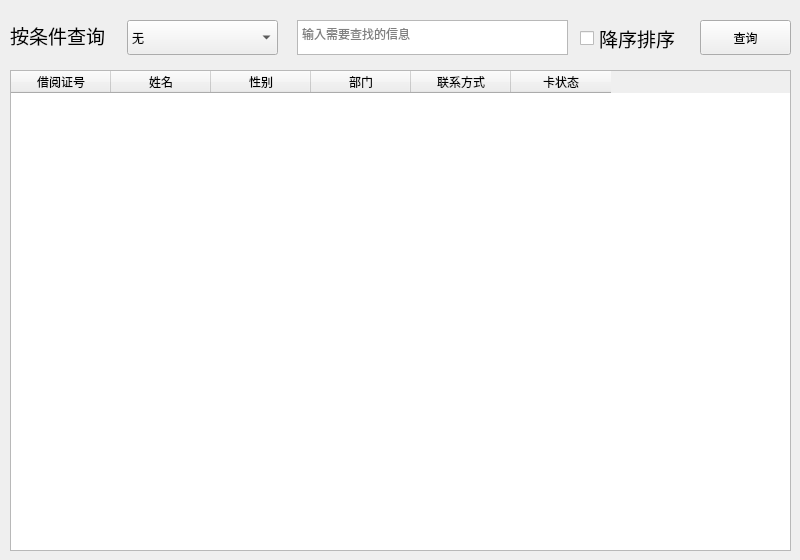
      <widget class="QWidget" name="readerQueryTab">
       <attribute name="title">
        <string>查找读者</string>
       </attribute>
       <widget class="QTableWidget" name="readerQueryTable">
        <property name="geometry">
         <rect>
          <x>10</x>
          <y>70</y>
          <width>781</width>
          <height>481</height>
         </rect>
        </property>
        <column>
         <property name="text">
          <string>借阅证号</string>
         </property>
        </column>
        <column>
         <property name="text">
          <string>姓名</string>
         </property>
        </column>
        <column>
         <property name="text">
          <string>性别</string>
         </property>
        </column>
        <column>
         <property name="text">
          <string>部门</string>
         </property>
        </column>
        <column>
         <property name="text">
          <string>联系方式</string>
         </property>
        </column>
        <column>
         <property name="text">
          <string>卡状态</string>
         </property>
        </column>
       </widget>
       <widget class="QLabel" name="r1_label">
        <property name="geometry">
         <rect>
          <x>10</x>
          <y>23</y>
          <width>101</width>
          <height>25</height>
         </rect>
        </property>
        <property name="font">
         <font>
          <family>Microsoft YaHei UI</family>
          <pointsize>14</pointsize>
         </font>
        </property>
        <property name="text">
         <string>按条件查询</string>
        </property>
       </widget>
       <widget class="QComboBox" name="readerQueryOptions">
        <property name="geometry">
         <rect>
          <x>127</x>
          <y>20</y>
          <width>151</width>
          <height>35</height>
         </rect>
        </property>
        <item>
         <property name="text">
          <string>无</string>
         </property>
        </item>
        <item>
         <property name="text">
          <string>借阅证号</string>
         </property>
        </item>
        <item>
         <property name="text">
          <string>姓名</string>
         </property>
        </item>
        <item>
         <property name="text">
          <string>部门</string>
         </property>
        </item>
        <item>
         <property name="text">
          <string>联系方式</string>
         </property>
        </item>
       </widget>
       <widget class="QTextEdit" name="readerQueryText">
        <property name="geometry">
         <rect>
          <x>297</x>
          <y>20</y>
          <width>271</width>
          <height>35</height>
         </rect>
        </property>
        <property name="placeholderText">
         <string>输入需要查找的信息</string>
        </property>
       </widget>
       <widget class="QPushButton" name="readerQueryExec">
        <property name="geometry">
         <rect>
          <x>700</x>
          <y>20</y>
          <width>91</width>
          <height>35</height>
         </rect>
        </property>
        <property name="cursor">
         <cursorShape>PointingHandCursor</cursorShape>
        </property>
        <property name="text">
         <string>查询</string>
        </property>
        <property name="shortcut">
         <string>Enter</string>
        </property>
       </widget>
       <widget class="QCheckBox" name="readerQuerySort">
        <property name="geometry">
         <rect>
          <x>580</x>
          <y>23</y>
          <width>110</width>
          <height>31</height>
         </rect>
        </property>
        <property name="font">
         <font>
          <family>Microsoft YaHei UI</family>
          <pointsize>14</pointsize>
         </font>
        </property>
        <property name="text">
         <string>降序排序</string>
        </property>
       </widget>
      </widget>
